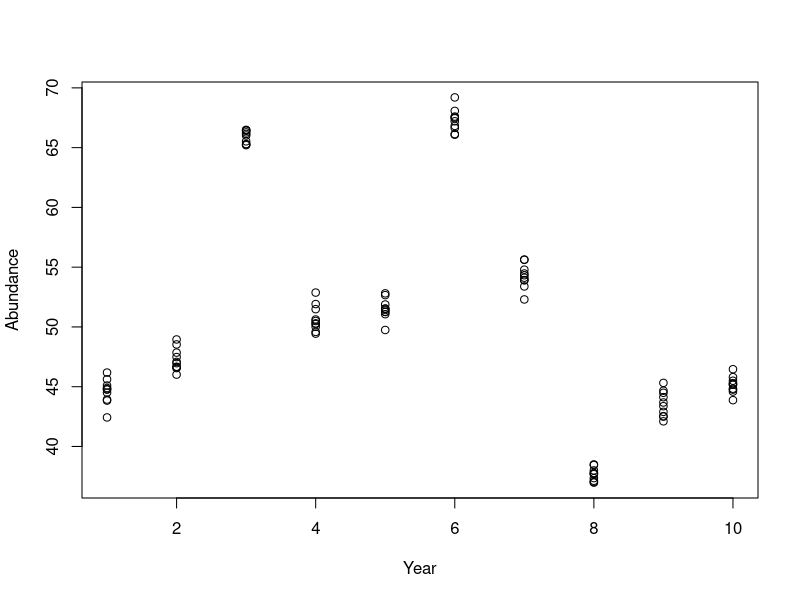
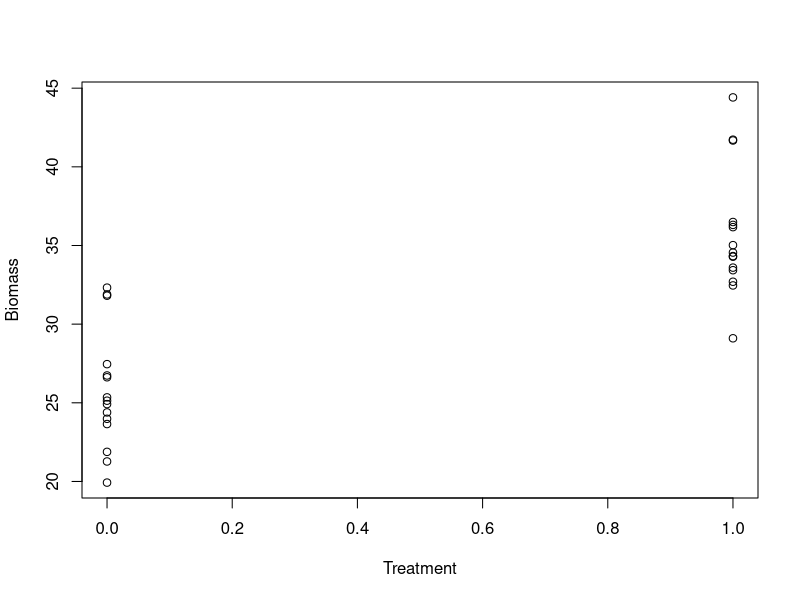

Generate these figures, in order, with R: (Note: this script raises an error after producing the figures.)

#  NRES 710, Random Effect Models
#     University of Nevada, Reno
#     Simple models with random effects

# Read in the data
datum <- read.csv("lecture_15_dataset1.csv")

# Examine it
head(datum, 15)

# Plot it!
plot(Abundance ~ Year, data = datum)

# Year as a categorical, fixed effect
results <- lm(Abundance ~ as.factor(Year), data = datum)
summary(results)

# Year as a categorical, fixed effect
results2 <- aov(results)
TukeyHSD(results2)

# We don't have to install this package - it now comes defaul in R!
library(nlme)

# Examine the help file

# Examine the help file
help(lme)
# Fit the model
results <- lme(Abundance ~ 1, data = datum, random = ~1|Year)
summary(results)
# Load the data
datum <- read.csv("lecture_15_dataset2.csv")

# Examine
head(datum)

# Plot
plot(Biomass ~ Treatment, data = datum)

# T-test
results <- lm(Biomass ~ Treatment, data = datum)
summary(results)

# LME; i.e., paired T-test
results2 <- lme(Biomass ~ Treatment, data = datum, random = ~1|Field)
summary(results2)

################### 'Truth' #################### 
### Lecture 15: code to simulate data for class

# Set the seed for reproducibility
set.seed(123)

# Simulate data
Year <- rep(1:10, each = 10)

# Between-year error
MeanYear <- rep(rnorm(10, 0, 10), each = 10)

# Within-year error
Error <- rnorm(length(Year), 0, 1)

# Response variable
Abundance <- 50 + MeanYear + Error

# Save the data
datum <- data.frame(Year = Year, MeanYear = MeanYear, Error = Error, Abundance = Abundance)

# Save the data
write.csv(datum, "lecture_15_dataset1.csv", row.names = FALSE)
write.csv(datum, "../datasets/lecture_15_dataset1.csv", row.names = FALSE)


### Dataset 2
# Set the seed for reproducibility
set.seed(123)

# Simulate data
Field <- rep(1:15, each = 2)
Treatment <- rep(0:1, 15)

# Field error
FieldError <- rep(rnorm(15, 0, 5), each = 2)

# Residual error
Error <- rnorm(length(Field), 0, 1)

# Response variable
Biomass <- 25 + 10*Treatment + FieldError + Error

# Save the data
datum <- data.frame(Field = Field, Treatment = Treatment, FieldError = FieldError, Error = Error, Biomass = Biomass)

# Save the data
write.csv(datum, "lecture_15_dataset2.csv", row.names = FALSE)
write.csv(datum, "../datasets/lecture_15_dataset2.csv", row.names = FALSE)
